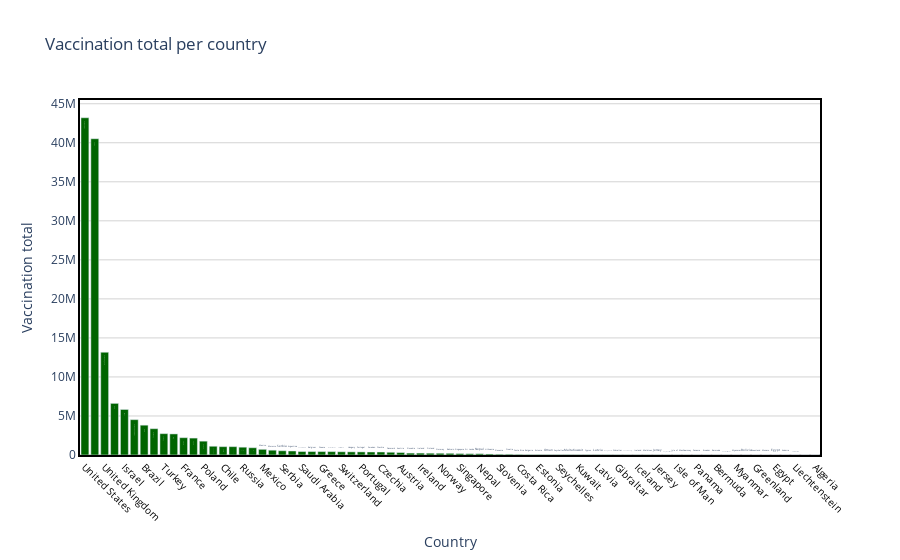

The cell this chart's notebook holds for it:
### Code cell
draw_trace_bar(country_vaccine, 'Total vaccinations', 'Vaccination total per country', 'Country', 'Vaccination total', "Darkgreen" )

### Figure 1 — Plotly figure (JSON) as saved in the notebook; plotly's stock layout.template omitted (floating-point values rounded to 4 significant figures)
{"data": [{"marker": {"color": "Darkgreen"}, "text": ["United States", "China", "United Kingdom", "India", "Israel", "United Arab Emirates", "Brazil", "Germany", "Turkey", "Italy", "France", "Spain", "Poland", "Canada", "Chile", "Indonesia", "Russia", "Romania", "Mexico", "Morocco", "Serbia", "Argentina", "Saudi Arabia", "Belgium", "Greece", "Netherlands", "Switzerland", "Hungary", "Portugal", "Sweden", "Czechia", "Denmark", "Austria", "Slovakia", "Ireland", "Finland", "Norway", "Bahrain", "Singapore", "Sri Lanka", "Nepal", "Lithuania", "Slovenia", "Croatia", "Costa Rica", "Bulgaria", "Estonia", "Oman", "Seychelles", "Malta", "Kuwait", "Cyprus", "Latvia", "Bangladesh", "Gibraltar", "Luxembourg", "Iceland", "Maldives", "Jersey", "Cayman Islands", "Isle of Man", "Guernsey", "Panama", "Ecuador", "Bermuda", "Faeroe Islands", "Myanmar", "Bolivia", "Greenland", "Monaco", "Egypt", "Andorra", "Liechtenstein", "Saint Helena", "Algeria"], "type": "bar", "x": ["United States", "China", "United Kingdom", "India", "Israel", "United Arab Emirates", "Brazil", "Germany", "Turkey", "Italy", "France", "Spain", "Poland", "Canada", "Chile", "Indonesia", "Russia", "Romania", "Mexico", "Morocco", "Serbia", "Argentina", "Saudi Arabia", "Belgium", "Greece", "Netherlands", "Switzerland", "Hungary", "Portugal", "Sweden", "Czechia", "Denmark", "Austria", "Slovakia", "Ireland", "Finland", "Norway", "Bahrain", "Singapore", "Sri Lanka", "Nepal", "Lithuania", "Slovenia", "Croatia", "Costa Rica", "Bulgaria", "Estonia", "Oman", "Seychelles", "Malta", "Kuwait", "Cyprus", "Latvia", "Bangladesh", "Gibraltar", "Luxembourg", "Iceland", "Maldives", "Jersey", "Cayman Islands", "Isle of Man", "Guernsey", "Panama", "Ecuador", "Bermuda", "Faeroe Islands", "Myanmar", "Bolivia", "Greenland", "Monaco", "Egypt", "Andorra", "Liechtenstein", "Saint Helena", "Algeria"], "y": [43206190, 40520000, 13162878, 6611561, 5831820, 4527144, 3820207, 3369433, 2732709, 2699495, 2216826, 2167241, 1773715, 1119294, 1067358, 1066860, 1000000, 930155, 724347, 615181, 544209, 513178, 443153, 440671, 437872, 434417, 412865, 401791, 396371, 384725, 382416, 349354, 311221, 242193, 240487, 227427, 220775, 212940, 181000, 160148, 158487, 129899, 98124, 95505, 75113, 62428, 53481, 43293, 41694, 41285, 35000, 32837, 32824, 31160, 20044, 18139, 17657, 16251, 14838, 13609, 12026, 6673, 6420, 6228, 4897, 4783, 3800, 3560, 2584, 2400, 1315, 1036, 833, 107, 30]}], "layout": {"hovermode": "closest", "paper_bgcolor": "rgba(0, 0, 0, 0)", "plot_bgcolor": "rgba(0, 0, 0, 0)", "title": {"text": "Vaccination total per country"}, "xaxis": {"linecolor": "black", "linewidth": 2, "mirror": true, "showline": true, "showticklabels": true, "tickangle": 45, "tickfont": {"color": "black", "size": 10}, "title": {"text": "Country"}, "zeroline": true, "zerolinecolor": "grey", "zerolinewidth": 1}, "yaxis": {"gridcolor": "lightgrey", "linecolor": "black", "linewidth": 2, "mirror": true, "showline": true, "title": {"text": "Vaccination total"}, "zeroline": true, "zerolinecolor": "grey", "zerolinewidth": 1}}}
